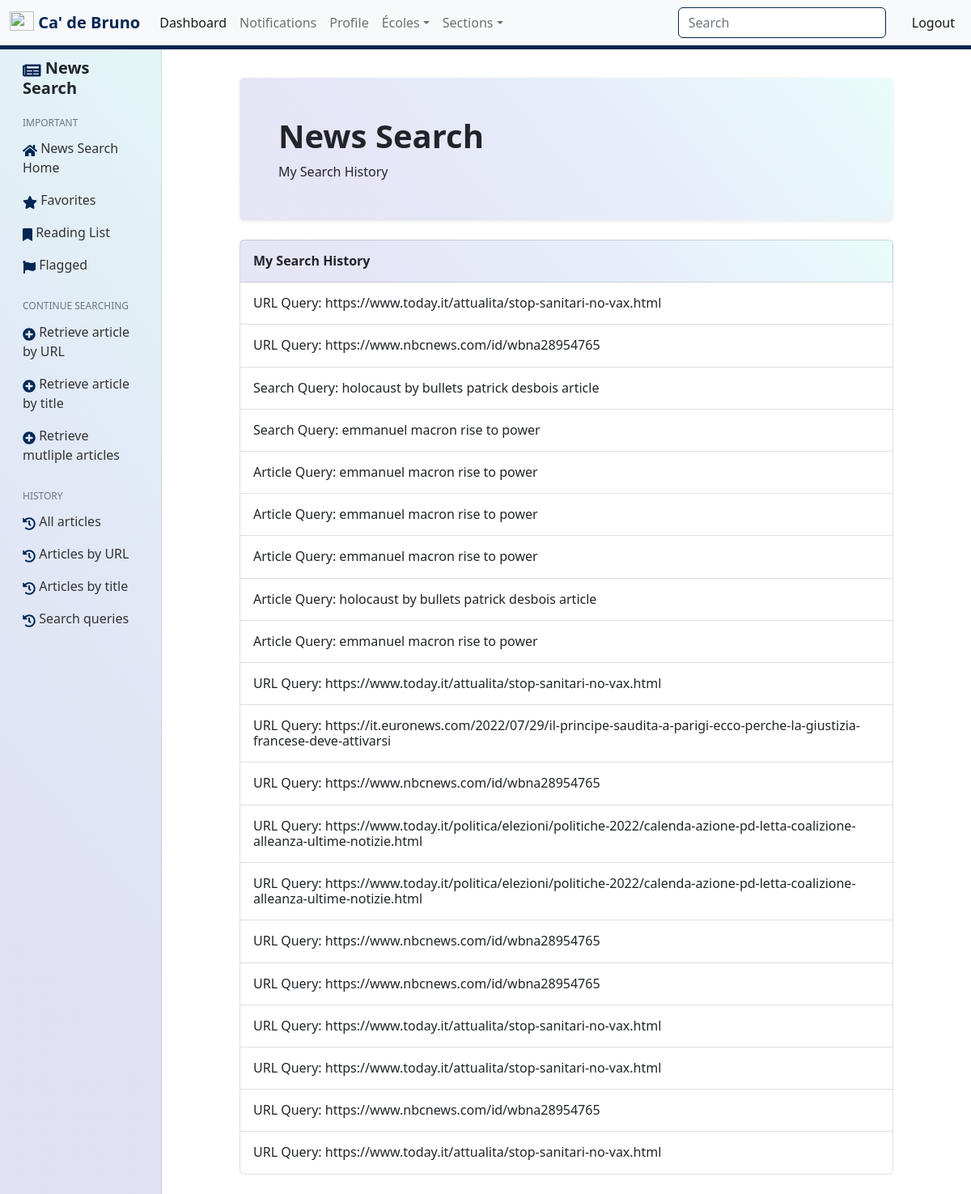
Page /news/history/bml74/ (signed in) on the committed database.
### news/models.py (models this page shows, shortened)
class ArticleByURL(models.Model):
    URL = models.URLField() # Also in ArticleByTitle
    title = models.CharField(default=SET_DEFAULT_FIELD(), max_length=255) # Also in ArticleByTitle
    article_source = models.CharField(default=SET_DEFAULT_FIELD(), max_length=255) # Also in ArticleByTitle
    page_title = models.CharField(default=SET_DEFAULT_FIELD(), max_length=255) # Also in ArticleByTitle
    article_description = models.TextField(default=SET_DEFAULT_FIELD()) # Also in ArticleByTitle
    domain_source = models.CharField(max_length=255, default=SET_DEFAULT_FIELD()) # Also in ArticleByTitle
    domain_full = models.CharField(max_length=255, default=SET_DEFAULT_FIELD()) # Also in ArticleByTitle
    text = models.TextField(default=SET_DEFAULT_FIELD()) # Also in ArticleByTitle
    date_searched = models.DateTimeField(auto_now_add=True) # Also in ArticleByTitle
    article_searched_by = models.CharField(default="url", max_length=15) # Also in ArticleByTitle
    article_published_date = models.CharField(blank=True, max_length=255) # Also in ArticleByTitle
    article_author = models.CharField(blank=True, max_length=255)  # Also in ArticleByTitle
    searcher = models.ForeignKey(User, on_delete=models.CASCADE) # Also in ArticleByTitle
    article_by_url_stars = models.ManyToManyField( # Also in ArticleByTitle
        User,
        related_name="article_by_url_stars",
        default=None,
        blank=True
    )
    article_by_url_bookmarks = models.ManyToManyField(  # Also in ArticleByTitle
        User,
        related_name="article_by_url_bookmarks",
        default=None,
        blank=True
    )
    article_by_url_flags = models.ManyToManyField(  # Also in ArticleByTitle
        User,
        related_name="article_by_url_flags",
        default=None,
        blank=True
    )

class ArticlesByTitle(models.Model):
    query = models.CharField(max_length=255)
    other_source = models.CharField(max_length=100, default="", blank=True) # NOT IN ArticleByURL
    date_searched = models.DateTimeField(auto_now_add=True)
    google_url = models.CharField(max_length=1023, default="")
    searcher = models.ForeignKey(User, on_delete=models.CASCADE)
    source = models.ForeignKey(Source, on_delete=models.SET_NULL, null=True, blank=True)

class ArticleByTitle(models.Model):
    query = models.CharField(max_length=255) # NOT IN ArticleByURL
    other_source = models.CharField(max_length=100, default="", blank=True) # NOT IN ArticleByURL
    URL = models.URLField(default=SET_DEFAULT_FIELD()) # Also in ArticleByURL
    title = models.CharField(default=SET_DEFAULT_FIELD(), max_length=255) # Also in ArticleByURL
    article_source = models.CharField(default=SET_DEFAULT_FIELD(), max_length=255) # Also in ArticleByURL
    page_title = models.CharField(default=SET_DEFAULT_FIELD(), max_length=255) # Also in ArticleByURL
    article_description = models.TextField(default=SET_DEFAULT_FIELD()) # Also in ArticleByURL
    domain_source = models.CharField(max_length=255, default=SET_DEFAULT_FIELD()) # Also in ArticleByURL
    domain_full = models.CharField(max_length=255, default=SET_DEFAULT_FIELD()) # Also in ArticleByURL
    text = models.TextField(default=SET_DEFAULT_FIELD()) # Also in ArticleByURL
    date_searched = models.DateTimeField(auto_now_add=True) # Also in ArticleByURL
    article_published_date = models.CharField(blank=True, max_length=255)  # Also in ArticleByURL
    article_author = models.CharField(blank=True, max_length=255)  # Also in ArticleByURL
    google_url = models.CharField(max_length=1023, default="") # NOT IN ArticleByURL
    article_searched_by = models.CharField(default="title", max_length=15) # Also in ArticleByURL
    searcher = models.ForeignKey(User, on_delete=models.CASCADE) # Also in ArticleByURL
    source = models.ForeignKey(Source, on_delete=models.SET_NULL, null=True, blank=True)
    article_by_title_stars = models.ManyToManyField( # Also in ArticleByURL
        User,
        related_name="article_by_title_stars",
        default=None,
        blank=True
    )
    article_by_title_bookmarks = models.ManyToManyField(  # Also in ArticleByURL
        User,
        related_name="article_by_title_bookmarks",
        default=None,
        blank=True
    )
    article_by_title_flags = models.ManyToManyField(  # Also in ArticleByURL
        User,
        related_name="article_by_title_flags",
        default=None,
        blank=True
    )

### news/views.py (the view)
# urls.py: path('history/<str:username>/', views.SingleArticlesListView.as_view(), name='news-article-user-search-list'),
class SingleArticlesListView(LoginRequiredMixin, UserPassesTestMixin, ListView):
    template_name = 'news/article_history.html'
    context_object_name = 'items'
    def get_context_data(self, **kwargs):
        context = super(SingleArticlesListView, self).get_context_data(**kwargs)
        articles_by_title = ArticlesByTitle.objects.filter(searcher=self.request.user)
        article_by_title = ArticleByTitle.objects.filter(searcher=self.request.user)
        article_by_url = ArticleByURL.objects.filter(searcher=self.request.user)
        articles = list(article_by_url) + list(article_by_title) + list(articles_by_title)
        articles.sort(key=lambda x: x.date_searched, reverse=True)
        context.update({"items": articles})
        return context
    def get_queryset(self):
        return ArticleByURL.objects.order_by('-date_searched')
    def test_func(self):
        if not self.request.user.groups.filter(name='News Search').exists():
            return False
        searcher = get_object_or_404(User, username=self.kwargs.get('username'))
        articles_by_title = ArticleByTitle.objects.filter(searcher=searcher)
        articles_by_url = ArticleByURL.objects.filter(searcher=searcher)
        print(f"Searcher: {searcher.username}")
        print(f"User: {self.request.user.username}")
        articles = list(articles_by_url) + list(articles_by_title)
        if len(articles) > 0:
            if str(articles[0].searcher) == str(self.request.user.username):
                return True
        elif len(articles) == 0:
            return False
        else:
            return False

### templates/news/article_history.html (shortened to what this page needs)
{% extends 'news/base.html' %}
{% load static %}
{% load humanize %}
{% block main_content_container %}
                <div class="row mb-4">
                    <div class="col-lg-12">
                        <div class="bg-lin-grad rounded shadow-sm p-5 rounded">
                            <h1 class="fw-bold">News Search</h1>
                            {% if search_article_by == "url" %}
                                <p class="lead">Query History (Single Article By URL)</p>
                            {% elif search_article_by == "single_article" %}
                                <p class="lead">Query History (Single Article By Title)</p>
                            {% elif search_article_by == "multiple_articles" %}
                                <p class="lead">Query History (Multiple Articles By Title)</p>
                            {% else %}
                                My Search History
                            {% endif %}
                        </div>
                    </div>
                </div>
                <div class="row mb-4">
                    <div class="col-lg-12">
                        <div class="list-group w-auto">
                            <div class="list-group-item list-group-item-action d-flex gap-3 py-3 w-100 bg-lin-grad" aria-current="true">
                                <div class="d-flex gap-2 w-100 justify-content-between">
                                  <div>
                                    <h6 class="mb-0 fw-bold">
                                        {% if search_article_by == "url" %}
                                            Query History (Single Article By URL)
                                        {% elif search_article_by == "single_article" %}
                                            Query History (Single Article By Title)
                                        {% elif search_article_by == "multiple_articles" %}
                                            Query History (Multiple Articles By Title)
                                        {% else %}
                                            My Search History
                                        {% endif %}
                                    </h6>
                                  </div>
                                </div>
                            </div>
                            {% for article in items %}
                                    {% if article.URL and not article.query %}
                                            <a href="{% url 'news-article-detail-by-url' article.id %}" class="list-group-item list-group-item-action d-flex gap-3 py-3 w-100" aria-current="true">
                                                <div class="d-flex gap-2 w-100 justify-content-between">
                                                    <div>
                                                    <h6 class="mb-0">URL Query: {{ article.URL }}</h6>
                                                    </div>
                                                </div>
                                            </a>
                                    {% elif article.query and article.URL %}
                                            <a href="{% url 'news-article-detail-by-title' article.id %}" class="list-group-item list-group-item-action d-flex gap-3 py-3 w-100" aria-current="true">
                                                <div class="d-flex gap-2 w-100 justify-content-between">
                                                    <div>
                                                    <h6 class="mb-0">Article Query: {{ article.query }}</h6>
                                                    </div>
                                                </div>
                                            </a>
                                    {% else %}
                                            <a href="{% url 'news-articles-detail-by-title' article.id %}" class="list-group-item list-group-item-action d-flex gap-3 py-3 w-100" aria-current="true">
                                                <div class="d-flex gap-2 w-100 justify-content-between">
                                                    <div>
                                                    <h6 class="mb-0">Search Query: {{ article.query }}</h6>
                                                    </div>
                                                </div>
                                            </a>
                                    {% endif %}
                            {% endfor %}
                        </div>
                    </div>
                </div>
{% endblock main_content_container %}

### rows in the picture
ArticleByURL: URL "https://www.today.it/attualita/stop-sanitari-no-vax.html"
ArticleByURL: URL "https://www.nbcnews.com/id/wbna28954765"
ArticlesByTitle: query "holocaust by bullets patrick desbois article"
ArticlesByTitle: query "emmanuel macron rise to power"
ArticleByTitle: query "emmanuel macron rise to power"
ArticleByTitle: query "emmanuel macron rise to power"
ArticleByTitle: query "emmanuel macron rise to power"
ArticleByTitle: query "holocaust by bullets patrick desbois article"
ArticleByTitle: query "emmanuel macron rise to power"
ArticleByURL: URL "https://www.today.it/attualita/stop-sanitari-no-vax.html"
ArticleByURL: URL "https://it.euronews.com/2022/07/29/il-principe-saudita-a-parigi-ecco-perche-la-giustizia-francese-deve-attivarsi"
ArticleByURL: URL "https://www.nbcnews.com/id/wbna28954765"
ArticleByURL: URL "https://www.today.it/politica/elezioni/politiche-2022/calenda-azione-pd-letta-coalizione-alleanza-ultime-notizie.html"
ArticleByURL: URL "https://www.today.it/politica/elezioni/politiche-2022/calenda-azione-pd-letta-coalizione-alleanza-ultime-notizie.html"
ArticleByURL: URL "https://www.nbcnews.com/id/wbna28954765"
ArticleByURL: URL "https://www.nbcnews.com/id/wbna28954765"
ArticleByURL: URL "https://www.today.it/attualita/stop-sanitari-no-vax.html"
ArticleByURL: URL "https://www.today.it/attualita/stop-sanitari-no-vax.html"
ArticleByURL: URL "https://www.nbcnews.com/id/wbna28954765"
ArticleByURL: URL "https://www.today.it/attualita/stop-sanitari-no-vax.html"
